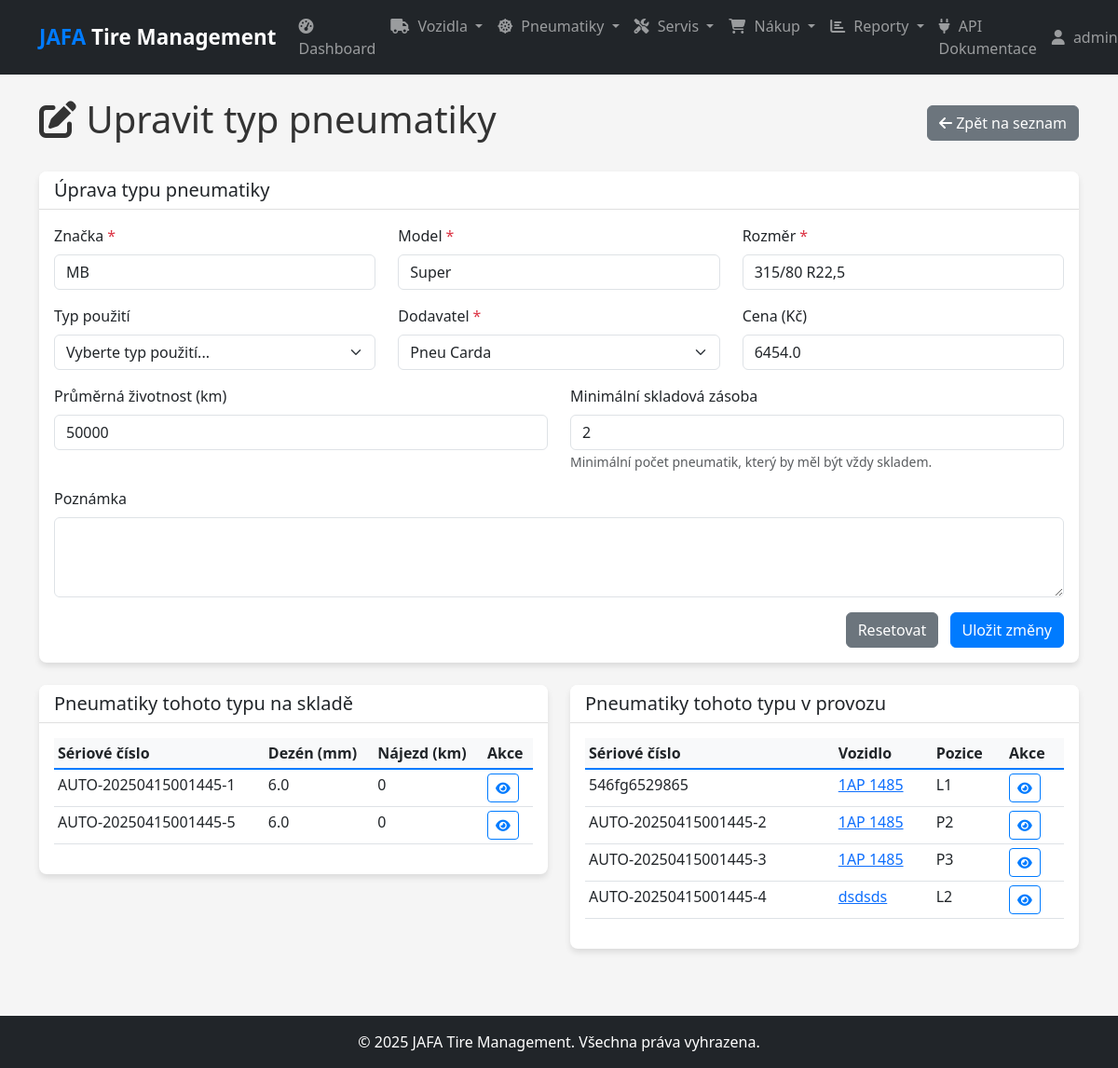
/tire-types/edit/1 (signed in), run on the app's committed database.
### models.py (models this page shows, shortened)
class User(db.Model, UserMixin):
    id = db.Column(db.Integer, primary_key=True)
    username = db.Column(db.String(50), unique=True, nullable=False)
    email = db.Column(db.String(120), unique=True, nullable=False)
    password_hash = db.Column(db.String(128), nullable=False)
    role = db.Column(db.String(20), nullable=False, default='technician')  # admin, manager, technician
    created_at = db.Column(db.DateTime, default=datetime.utcnow)

class TireType(db.Model):
    id = db.Column(db.Integer, primary_key=True)
    brand = db.Column(db.String(50), nullable=False)
    model = db.Column(db.String(50), nullable=False)
    size = db.Column(db.String(20), nullable=False)  # např. "315/80 R22.5"
    usage_type = db.Column(db.String(50))  # např. "hnací", "řídící", "návěsová"
    price = db.Column(db.Float)
    avg_lifespan_km = db.Column(db.Integer)  # Průměrná životnost v km
    min_stock_level = db.Column(db.Integer, default=2)  # Minimální skladové zásoby
    supplier_id = db.Column(db.Integer, db.ForeignKey('supplier.id'))
    note = db.Column(db.Text)
    created_at = db.Column(db.DateTime, default=datetime.utcnow)
    tires = db.relationship('Tire', backref='tire_type', lazy=True)

class Tire(db.Model):
    id = db.Column(db.Integer, primary_key=True)
    serial_number = db.Column(db.String(50), nullable=False, unique=True)
    tire_type_id = db.Column(db.Integer, db.ForeignKey('tire_type.id'), nullable=False)
    manufacture_date = db.Column(db.Date)
    purchase_date = db.Column(db.Date)
    status = db.Column(db.String(20), nullable=False, default='skladem')  # skladem, namontováno, vyřazeno
    initial_tread_depth = db.Column(db.Float)  # Počáteční hloubka dezénu v mm
    current_tread_depth = db.Column(db.Float)  # Aktuální hloubka dezénu v mm
    total_mileage = db.Column(db.Integer, default=0)  # Celkový nájezd v km
    note = db.Column(db.Text)
    created_at = db.Column(db.DateTime, default=datetime.utcnow)
    position_id = db.Column(db.Integer, db.ForeignKey('tire_position.id'), nullable=True)
    history = db.relationship('TireHistory', backref='tire', lazy=True, cascade="all, delete-orphan")
    service_actions = db.relationship('ServiceAction', backref='tire', lazy=True)

class Vehicle(db.Model):
    id = db.Column(db.Integer, primary_key=True)
    registration_number = db.Column(db.String(20), nullable=False, unique=True)
    vehicle_type = db.Column(db.String(20), nullable=False)  # "tahač" nebo "návěs"
    brand = db.Column(db.String(50))
    model = db.Column(db.String(50))
    year_of_manufacture = db.Column(db.Integer)
    vin = db.Column(db.String(17))
    current_mileage = db.Column(db.Integer)  # Aktuální nájezd v km
    last_mileage_update = db.Column(db.DateTime, default=datetime.utcnow)
    note = db.Column(db.Text)
    created_at = db.Column(db.DateTime, default=datetime.utcnow)
    combination_id = db.Column(db.Integer, db.ForeignKey('vehicle_combination.id'), nullable=True)
    tire_positions = db.relationship('TirePosition', backref='vehicle', lazy=True, cascade="all, delete-orphan")

class TirePosition(db.Model):
    id = db.Column(db.Integer, primary_key=True)
    vehicle_id = db.Column(db.Integer, db.ForeignKey('vehicle.id'), nullable=False)
    position_code = db.Column(db.String(10), nullable=False)  # např. "L1", "P3", atd.
    position_description = db.Column(db.String(100))  # např. "Levá přední"
    tire = db.relationship('Tire', backref='position', uselist=False)

### routes.py (the view, shortened to what this page needs)
    @app.route('/tire-types/edit/<int:id>', methods=['GET', 'POST'])
    @login_required
    def edit_tire_type(id):
        tire_type = TireType.query.get_or_404(id)
        suppliers = Supplier.query.all()
        return render_template('tire_types/edit.html', tire_type=tire_type, suppliers=suppliers)

### templates/tire_types/edit.html (shortened to what this page needs)
{% extends 'layout.html' %}
{% block content %}
<div class="d-flex justify-content-between align-items-center mb-4">
    <h1><i class="fas fa-edit"></i> Upravit typ pneumatiky</h1>
    <div>
        <a href="{{ url_for('list_tire_types') }}" class="btn btn-secondary">
            <i class="fas fa-arrow-left"></i> Zpět na seznam
        </a>
    </div>
</div>
<div class="card">
    <div class="card-header">
        <h5 class="mb-0">Úprava typu pneumatiky</h5>
    </div>
    <div class="card-body">
        <form action="{{ url_for('edit_tire_type', id=tire_type.id) }}" method="post">
            <div class="row">
                <div class="col-md-4 mb-3">
                    <label for="brand" class="form-label required-field">Značka</label>
                    <input type="text" class="form-control" id="brand" name="brand" value="{{ tire_type.brand }}" required>
                </div>
                <div class="col-md-4 mb-3">
                    <label for="model" class="form-label required-field">Model</label>
                    <input type="text" class="form-control" id="model" name="model" value="{{ tire_type.model }}" required>
                </div>
                <div class="col-md-4 mb-3">
                    <label for="size" class="form-label required-field">Rozměr</label>
                    <input type="text" class="form-control" id="size" name="size" value="{{ tire_type.size }}" placeholder="např. 315/80 R22.5" required>
                </div>
            </div>
            <div class="row">
                <div class="col-md-4 mb-3">
                    <label for="usage_type" class="form-label">Typ použití</label>
                    <select class="form-select" id="usage_type" name="usage_type">
                        <option value="">Vyberte typ použití...</option>
                    </select>
                </div>
                <div class="col-md-4 mb-3">
                    <label for="supplier_id" class="form-label required-field">Dodavatel</label>
                    <select class="form-select" id="supplier_id" name="supplier_id" required>
                        {% for supplier in suppliers %}
                        <option value="{{ supplier.id }}" {{ 'selected' if tire_type.supplier_id == supplier.id else '' }}>{{ supplier.name }}</option>
                        {% endfor %}
                    </select>
                </div>
                <div class="col-md-4 mb-3">
                    <label for="price" class="form-label">Cena (Kč)</label>
                    <input type="number" class="form-control" id="price" name="price" min="0" step="0.01" value="{{ tire_type.price or 0 }}">
                </div>
            </div>
            <div class="row">
                <div class="col-md-6 mb-3">
                    <label for="avg_lifespan_km" class="form-label">Průměrná životnost (km)</label>
                    <input type="number" class="form-control" id="avg_lifespan_km" name="avg_lifespan_km" min="0" value="{{ tire_type.avg_lifespan_km or 0 }}">
                </div>
                <div class="col-md-6 mb-3">
                    <label for="min_stock_level" class="form-label">Minimální skladová zásoba</label>
                    <input type="number" class="form-control" id="min_stock_level" name="min_stock_level" min="0" value="{{ tire_type.min_stock_level or 2 }}">
                    <small class="form-text text-muted">Minimální počet pneumatik, který by měl být vždy skladem.</small>
                </div>
            </div>
            <div class="mb-3">
                <label for="note" class="form-label">Poznámka</label>
                <textarea class="form-control" id="note" name="note" rows="3">{{ tire_type.note or '' }}</textarea>
            </div>
            <div class="text-end">
                <button type="reset" class="btn btn-secondary me-2">Resetovat</button>
                <button type="submit" class="btn btn-primary">Uložit změny</button>
            </div>
        </form>
    </div>
</div>
<div class="row mt-4">
    <div class="col-md-6">
        <div class="card">
            <div class="card-header">
                <h5 class="mb-0">Pneumatiky tohoto typu na skladě</h5>
            </div>
            <div class="card-body">
                {% set tires_in_stock = tire_type.tires|selectattr('status', 'equalto', 'skladem')|list %}
                {% if tires_in_stock %}
                <div class="table-responsive">
                    <table class="table table-sm table-hover">
                        <thead>
                            <tr>
                                <th>Sériové číslo</th>
                                <th>Dezén (mm)</th>
                                <th>Nájezd (km)</th>
                                <th>Akce</th>
                            </tr>
                        </thead>
                        <tbody>
                            {% for tire in tires_in_stock %}
                            <tr>
                                <td>{{ tire.serial_number }}</td>
                                <td>{{ tire.current_tread_depth|round(1) }}</td>
                                <td>{{ tire.total_mileage }}</td>
                                <td>
                                    <a href="{{ url_for('tire_detail', id=tire.id) }}" class="btn btn-sm btn-outline-primary">
                                        <i class="fas fa-eye"></i>
                                    </a>
                                </td>
                            </tr>
                            {% endfor %}
                        </tbody>
                    </table>
                </div>
                {% else %}
                <p class="text-muted">Na skladě nejsou žádné pneumatiky tohoto typu.</p>
                {% endif %}
            </div>
        </div>
    </div>
    <div class="col-md-6">
        <div class="card">
            <div class="card-header">
                <h5 class="mb-0">Pneumatiky tohoto typu v provozu</h5>
            </div>
            <div class="card-body">
                {% set tires_in_use = tire_type.tires|selectattr('status', 'equalto', 'namontováno')|list %}
                {% if tires_in_use %}
                <div class="table-responsive">
                    <table class="table table-sm table-hover">
                        <thead>
                            <tr>
                                <th>Sériové číslo</th>
                                <th>Vozidlo</th>
                                <th>Pozice</th>
                                <th>Akce</th>
                            </tr>
                        </thead>
                        <tbody>
                            {% for tire in tires_in_use %}
                            <tr>
                                <td>{{ tire.serial_number }}</td>
                                <td>
                                    {% if tire.position and tire.position.vehicle %}
                                    <a href="{{ url_for('vehicle_detail', id=tire.position.vehicle.id) }}">
                                        {{ tire.position.vehicle.registration_number }}
                                    </a>
                                    {% else %}
                                    -
                                    {% endif %}
                                </td>
                                <td>{{ tire.position.position_code if tire.position else '-' }}</td>
                                <td>
                                    <a href="{{ url_for('tire_detail', id=tire.id) }}" class="btn btn-sm btn-outline-primary">
                                        <i class="fas fa-eye"></i>
                                    </a>
                                </td>
                            </tr>
                            {% endfor %}
                        </tbody>
                    </table>
                </div>
                {% else %}
                <p class="text-muted">Žádné pneumatiky tohoto typu nejsou momentálně v provozu.</p>
                {% endif %}
            </div>
        </div>
    </div>
</div>
{% endblock %}

### templates/layout.html (shortened to what this page needs)
<!DOCTYPE html>
<html lang="cs">
<head>
    <link href="https://cdn.jsdelivr.net/npm/bootstrap@5.3.0/dist/css/bootstrap.min.css" rel="stylesheet">
    <link rel="stylesheet" href="https://cdnjs.cloudflare.com/ajax/libs/font-awesome/6.4.0/css/all.min.css">
    <link rel="stylesheet" href="{{ url_for('static', filename='css/style.css') }}">
</head>
<body>
    <header>
        <nav class="navbar navbar-expand-lg navbar-dark bg-dark">
            <div class="container">
                <a class="navbar-brand" href="{{ url_for('index') }}">
                    <span class="fw-bold text-primary">JAFA</span> Tire Management
                </a>
                <div class="collapse navbar-collapse" id="navbarNavDropdown">
                    {% if current_user.is_authenticated %}
                    <ul class="navbar-nav me-auto">
                        <li class="nav-item">
                            <a class="nav-link" href="{{ url_for('dashboard') }}">
                                <i class="fas fa-tachometer-alt"></i> Dashboard
                            </a>
                        </li>
                        <li class="nav-item dropdown">
                            <a class="nav-link dropdown-toggle" href="#" id="navbarVehicleDropdown" role="button" data-bs-toggle="dropdown" aria-expanded="false">
                                <i class="fas fa-truck"></i> Vozidla
                            </a>
                        </li>
                        <li class="nav-item dropdown">
                            <a class="nav-link dropdown-toggle" href="#" id="navbarTireDropdown" role="button" data-bs-toggle="dropdown" aria-expanded="false">
                                <i class="fas fa-dharmachakra"></i> Pneumatiky
                            </a>
                        </li>
                        <li class="nav-item dropdown">
                            <a class="nav-link dropdown-toggle" href="#" id="navbarServiceDropdown" role="button" data-bs-toggle="dropdown" aria-expanded="false">
                                <i class="fas fa-tools"></i> Servis
                            </a>
                        </li>
                        <li class="nav-item dropdown">
                            <a class="nav-link dropdown-toggle" href="#" id="navbarPurchaseDropdown" role="button" data-bs-toggle="dropdown" aria-expanded="false">
                                <i class="fas fa-shopping-cart"></i> Nákup
                            </a>
                        </li>
                        <li class="nav-item dropdown">
                            <a class="nav-link dropdown-toggle" href="#" id="navbarReportDropdown" role="button" data-bs-toggle="dropdown" aria-expanded="false">
                                <i class="fas fa-chart-bar"></i> Reporty
                            </a>
                        </li>
                        <li class="nav-item">
                            <a class="nav-link" href="{{ url_for('api_docs') }}">
                                <i class="fas fa-plug"></i> API Dokumentace
                            </a>
                        </li>
                    </ul>
                    <ul class="navbar-nav">
                        <li class="nav-item dropdown">
                            <a class="nav-link dropdown-toggle" href="#" id="navbarUserDropdown" role="button" data-bs-toggle="dropdown" aria-expanded="false">
                                <i class="fas fa-user"></i> {{ current_user.username }}
                            </a>
                        </li>
                    </ul>
                    {% else %}
                    <ul class="navbar-nav ms-auto">
                        <li class="nav-item">
                            <a class="nav-link" href="{{ url_for('login') }}">Přihlásit se</a>
                        </li>
                    </ul>
                    {% endif %}
                </div>
            </div>
        </nav>
    </header>
    <main class="py-4">
        <div class="container">
            {% block content %}{% endblock %}
        </div>
    </main>
    <footer class="py-3 mt-4 bg-dark text-white">
        <div class="container text-center">
            <p class="mb-0">&copy; {{ now.year }} JAFA Tire Management. Všechna práva vyhrazena.</p>
        </div>
    </footer>
</body>
</html>

### data on the page
User: username "admin…"
TireType: brand "MB", model "Super", size "315/80 R22,5", price "6454.0", avg_lifespan_km "50000", min_stock_level "2"
Tire: serial_number "AUTO-20250415001445-1", current_tread_depth "6.0", total_mileage "0"
Tire: serial_number "AUTO-20250415001445-5", current_tread_depth "6.0", total_mileage "0"
Tire: serial_number "546fg6529865", position.vehicle.registration_number "1AP 1485", position "L1"
Tire: serial_number "AUTO-20250415001445-2", position.vehicle.registration_number "1AP 1485", position "P2"
Tire: serial_number "AUTO-20250415001445-3", position.vehicle.registration_number "1AP 1485", position "P3"
Tire: serial_number "AUTO-20250415001445-4", position.vehicle.registration_number "dsdsds", position "L2"

### other printed values
form field supplier_id "Pneu Carda"
